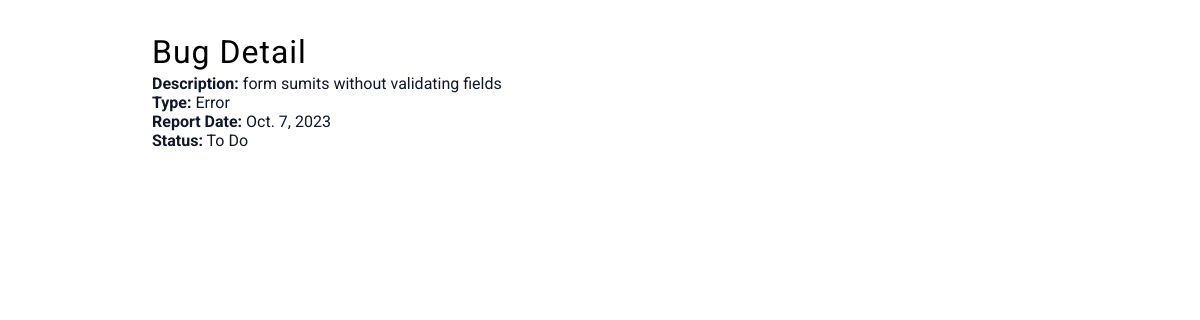
/bug/3/, run on the app's committed database.
### bug/models.py (models this page shows, shortened)
class Bug(models.Model):
    BUG_TYPES = (
        ('error', 'Error'),
        ('feature', 'New Feature'),
        ('other', 'Other'),
    )
    STATUS_CHOICES = (
        ('to_do', 'To Do'),
        ('in_progress', 'In Progress'),
        ('done', 'Done'),
    )
    description = models.CharField(max_length=120)
    bug_type = models.CharField(
        max_length=70, choices=BUG_TYPES, default='error')
    report_date = models.DateField(auto_now_add=True)
    status = models.CharField(
        max_length=20, choices=STATUS_CHOICES, default='to_do')

### bug/views.py (the view)
# urls.py: path("<int:bug_id>/", views.bug_detail, name="bug_detail"),
def bug_detail(request, bug_id):
    bug = get_object_or_404(Bug, pk=bug_id)
    return render(request, "bug/detail.html", {"bug": bug})

### bug/templates/bug/detail.html (shortened to what this page needs)
{% extends "base.html" %}
{% block content %}
<h1>Bug Detail</h1>
<ul>
    <li><strong>Description:</strong> {{ bug.description }}</li>
    <li><strong>Type:</strong> {{ bug.get_bug_type_display }}</li>
    <li><strong>Report Date:</strong> {{ bug.report_date }}</li>
    <li><strong>Status:</strong> {{ bug.get_status_display }}</li>
</ul>
{% endblock %}

### static/css/styles.css (style rules this page uses)
html { font-size: 16px; }
body { font-family: 'Roboto', sans-serif; }
:root { --primary-100: #e6f0ff; --primary-200: #b4d3fe; --primary-300: #82b6fd; --primary-400: #5098fc; --primary-500: #03449d; --primary-600: #034caf; --primary-700: #02367d; --primary-800: #01214b; --primary-900: #000b19; --grey-50: #f8fafc; --grey-100: #f1f5f9; --grey-200: #e2e8f0; --grey-300: #cbd5e1; --grey-400: #94a3b8; --grey-500: #64748b; --grey-600: #475569; --grey-700: #334155; --grey-800: #1e293b; --grey-900: #0f172a; --black: #222; --white: #fff; --red-light: #f8d7da; --red-dark: #842029; --green-light: #d1e7dd; --green-dark: #0f5132; --small-text: 0.8rem; --extra-small-text: 0.7em; --backgroundColor: var(--grey-100); --textColor: var(--grey-900); --borderRadius: 0.25rem; --letterSpacing: 1px; --transition: 0.3s ease-in-out all; --max-width: 1120px; --fixed-width: 600px; --view-width: 90vw; --shadow-1: 0 1px 3px 0 rgba(0, 0, 0, 0.1), 0 1px 2px 0 rgba(0, 0, 0, 0.06); --shadow-2: 0 4px 6px -1px rgba(0, 0, 0, 0.1), 0 2px 4px -1px rgba(0, 0, 0, 0.06); --shadow-3: 0 10px 15px -3px rgba(0, 0, 0, 0.1), 0 4px 6px -2px rgba(0, 0, 0, 0.05); --shadow-4: 0 20px 25px -5px rgba(0, 0, 0, 0.1), 0 10px 10px -5px rgba(0, 0, 0, 0.04); }
body { background-color: var(--white); }
h1 { margin: 0; font-weight: 400; line-height: 1.3; text-transform: capitalize; letter-spacing: var(--letterSpacing); }
ul { list-style-type: none; padding: 0; }
li, li a { color: var(--textColor) }

### data on the page
Bug: description "form sumits without validating fields", bug_type "Error", report_date "Oct. 7, 2023", status "To Do"
